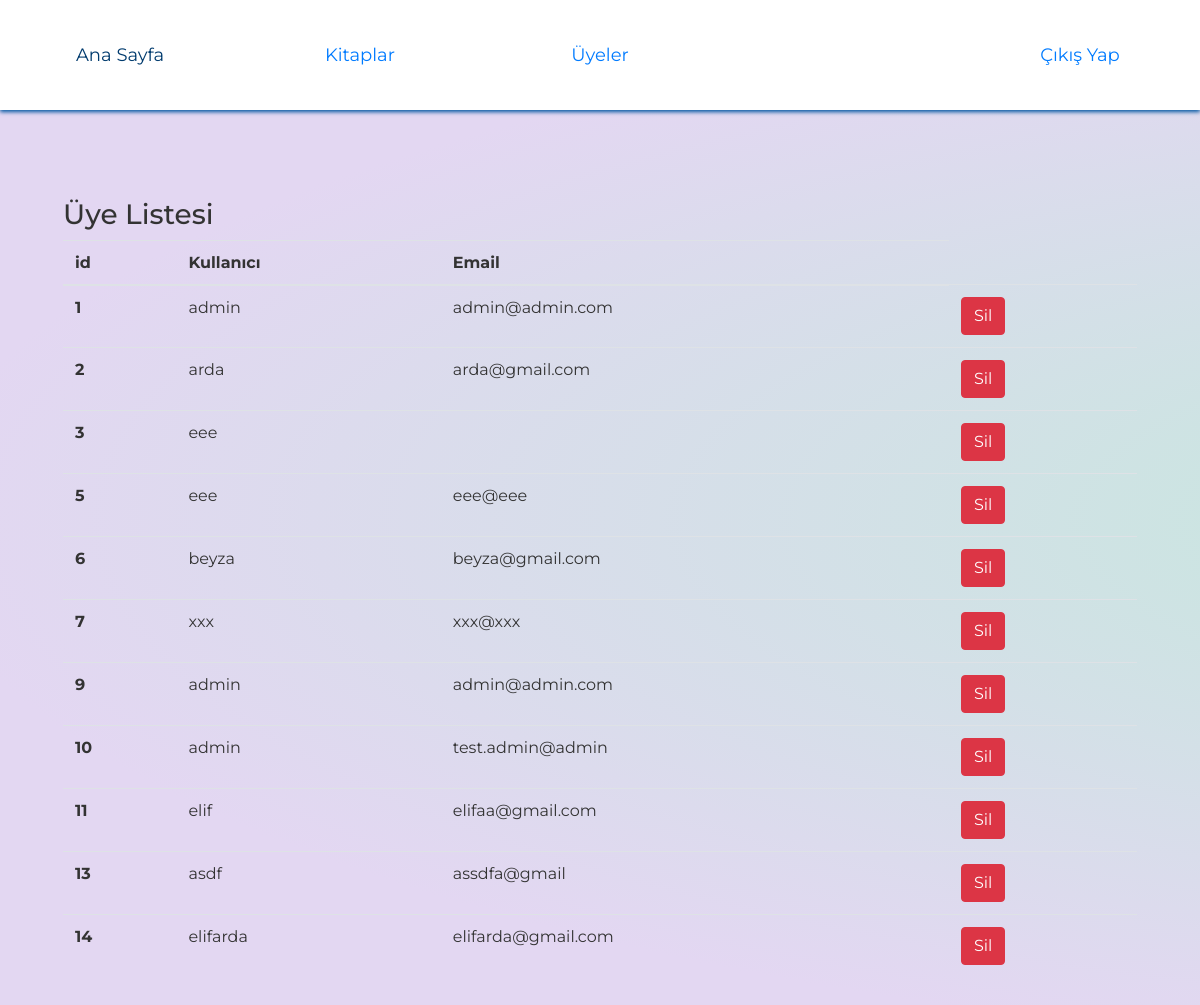
The app's page /admin_users, older data.
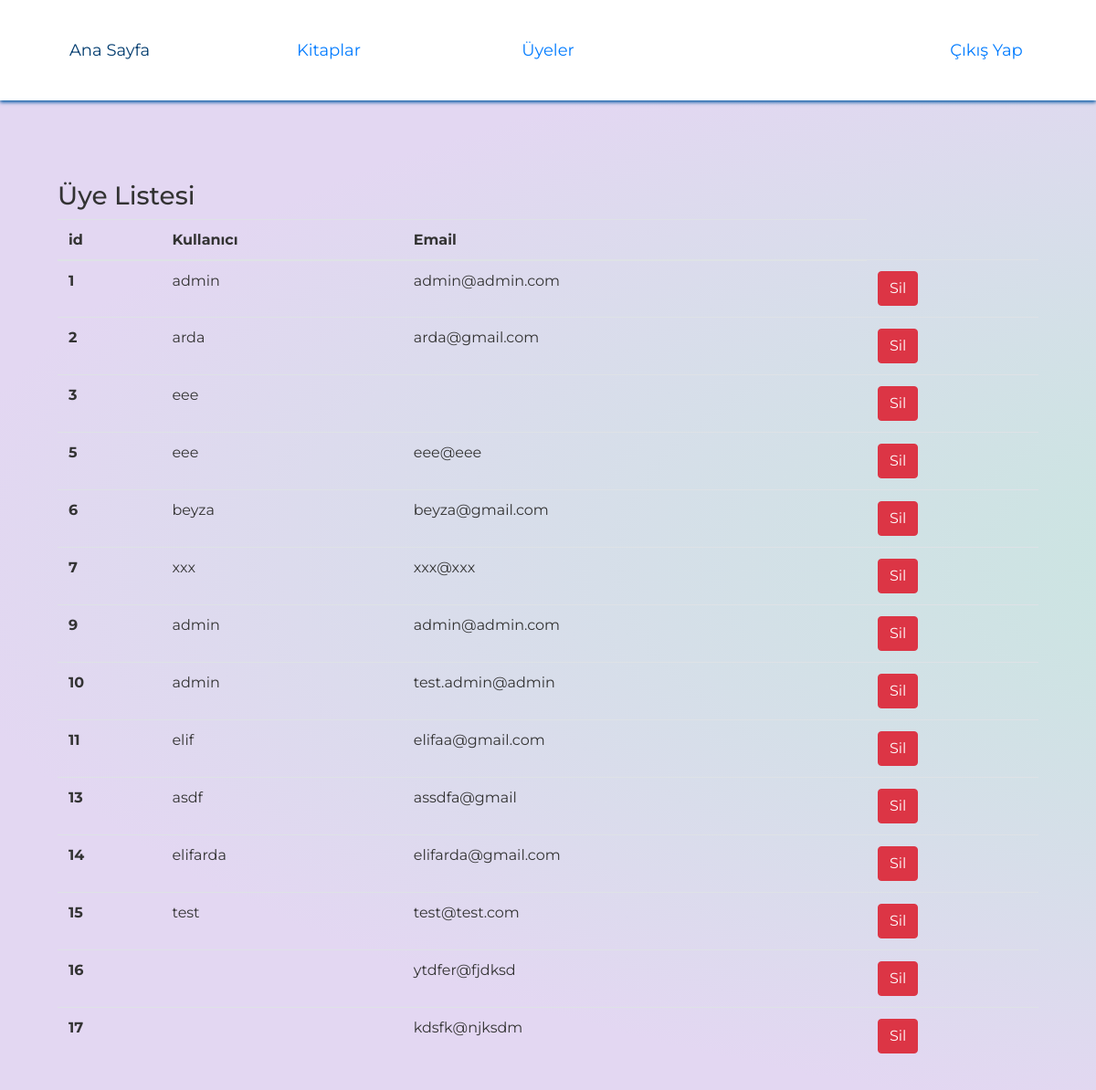
The same page, newer data.
### Models/user.py (models this page shows)
class User(UserMixin,db.Model):
    id = db.Column(db.Integer, primary_key=True)
    username = db.Column(db.String(120))
    email = db.Column(db.String(120))
    password = db.Column(db.String(80))

### Routes/routes.py (the view)
@routes.route("/admin_users")
def admin_users():
    users = User.query.all()
    return render_template("admin_users.html", users=users)

### templates/admin_users.html (shortened to what this page needs)
<html>
<head>
    <link rel="stylesheet" href="https://maxcdn.bootstrapcdn.com/bootstrap/4.0.0/css/bootstrap.min.css">
    <link rel="stylesheet" type="text/css" href="../static/css/home.css" />
</head>
<body>
    <div>
        <section class='header'>
            <header>
                <ul class='menu'>
                    <li>
                        <a href='/admin'>Ana Sayfa</a>
                    </li>
                    <li>
                        <a href='/admin_book'>Kitaplar</a>
                    </li>
                    <li>
                        <a href='/admin_users'>Üyeler</a>
                    </li>
                    <li>
                        <a href='#'></a>
                    </li>
                    <li class="logout">
                        <a href='/logout'>Çıkış Yap</a>
                    </li>
                </ul>
            </header>
        </section>
        <div style="margin-top: 150px;" class="container">
            <table class="table">
                <h3>Üye Listesi</h3>
                <thead>
                    <tr>
                        <th scope="col">id</th>
                        <th scope="col">Kullanıcı</th>
                        <th scope="col">Email</th>
                    </tr>
                </thead>
                <tbody>
                    {%for user in users %}
                    <tr>
                        <th scope="row">{{user.id}}</th>
                        <td>{{user.username}}</td>
                        <td>{{user.email}}</td>
                        <td><a href="/user_delete/{{user.id}}" class="btn btn-danger">Sil</a>
                    </tr>
                    {% endfor %}
                </tbody>
            </table>
        </div>
    </div>
</body>
</html>

Row changes from the older to the newer data that the page shows:
added User: id "15", username "test", email "test@test.com"
added User: id "16", email "ytdfer@fjdksd"
added User: id "17", email "kdsfk@njksdm"
